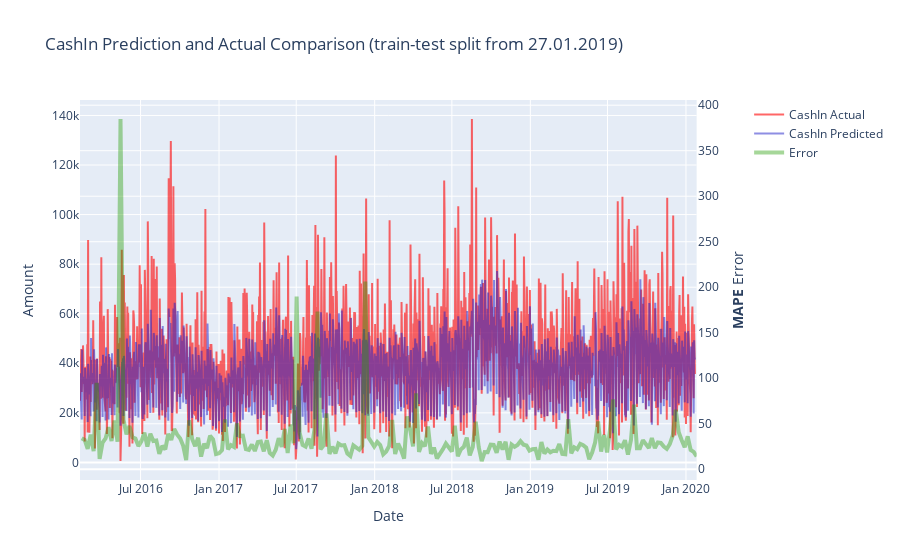

Write notebook code for a chart like this one.
### Code cell
draw_model_error(cb, atm_feature_set[all_features], atm_feature_set['CashIn'], split_from=X_train.index[-1])

### Figure 1 — Plotly figure (JSON) as saved in the notebook; plotly's stock layout.template omitted (floating-point values rounded to 4 significant figures; data arrays with more than 128 entries replaced by an {"elided": "..."} marker saying what was removed)
{"data": [{"line": {"color": "rgba(255,0,0,0.6)"}, "name": "CashIn Actual", "type": "scatter", "x": {"elided": "1443 str values"}, "xaxis": "x", "y": {"elided": "1443 float values"}, "yaxis": "y"}, {"line": {"color": "rgba(30,30,200,0.5)"}, "name": "CashIn Predicted", "type": "scatter", "x": {"elided": "1443 str values"}, "xaxis": "x", "y": {"elided": "1443 float values"}, "yaxis": "y"}, {"line": {"color": "rgba(34, 155, 0, 0.4)", "width": 4}, "name": "Error", "type": "scatter", "x": {"elided": "207 str values"}, "xaxis": "x", "y": {"elided": "207 float values"}, "yaxis": "y2"}], "layout": {"title": {"text": "CashIn Prediction and Actual Comparison (train-test split from 27.01.2019)"}, "xaxis": {"anchor": "y", "domain": [0, 0.94], "title": {"text": "Date"}}, "yaxis": {"anchor": "x", "domain": [0, 1], "title": {"text": "Amount"}}, "yaxis2": {"anchor": "x", "overlaying": "y", "side": "right", "title": {"text": "<b>MAPE</b> Error"}}}}
